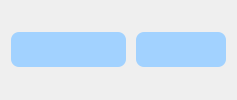
                  <widget class="QWidget" name="widget_18" native="true">
                   <layout class="QVBoxLayout" name="verticalLayout_17">
                    <property name="spacing">
                     <number>10</number>
                    </property>
                    <property name="topMargin">
                     <number>5</number>
                    </property>
                    <property name="bottomMargin">
                     <number>5</number>
                    </property>
                    <item>
                     <widget class="QWidget" name="widget_20" native="true">
                      <layout class="QHBoxLayout" name="horizontalLayout_19">
                       <property name="spacing">
                        <number>10</number>
                       </property>
                       <property name="leftMargin">
                        <number>0</number>
                       </property>
                       <property name="topMargin">
                        <number>0</number>
                       </property>
                       <property name="rightMargin">
                        <number>0</number>
                       </property>
                       <property name="bottomMargin">
                        <number>0</number>
                       </property>
                       <item>
                        <widget class="QComboBox" name="filterAcademicYearDB">
                         <property name="minimumSize">
                          <size>
                           <width>115</width>
                           <height>35</height>
                          </size>
                         </property>
                         <property name="styleSheet">
                          <string notr="true">#filterAcademicYearDB{
border-radius: 8px;
font-size: 16px;
padding-left: 10px;
border: 0px solid rgb(99, 99, 99);
background-color: #a2d2ff
}

#filterAcademicYearDB:hover{
	background-color: rgb(206, 206, 206);
}

#filterAcademicYearDB::down-arrow {
    image: url(:/UI/icons/chevron-down.svg);
    width: 14px;
    height: 14px;
}

#filterAcademicYearDB::drop-down {
	border: 0px;
    subcontrol-origin: padding;
    subcontrol-position: top right;
    width: 20px; /* chiều rộng của nút mũi tên */
	padding-right: 2px;
}</string>
                         </property>
                        </widget>
                       </item>
                       <item>
                        <widget class="QComboBox" name="filterSemesterDB">
                         <property name="minimumSize">
                          <size>
                           <width>0</width>
                           <height>35</height>
                          </size>
                         </property>
                         <property name="styleSheet">
                          <string notr="true">#filterSemesterDB{
border-radius: 8px;
font-size: 16px;
padding-left: 10px;
border: 0px solid rgb(99, 99, 99);
background-color: #a2d2ff
}

#filterSemesterDB:hover{
	background-color: rgb(206, 206, 206);
}

#filterSemesterDB::down-arrow {
    image: url(:/UI/icons/chevron-down.svg);
    width: 14px;
    height: 14px;
}

#filterSemesterDB::drop-down {
	border: 0px;
    subcontrol-origin: padding;
    subcontrol-position: top right;
    width: 20px; /* chiều rộng của nút mũi tên */
	padding-right: 2px;
}</string>
                         </property>
                        </widget>
                       </item>
                      </layout>
                     </widget>
                    </item>
                   </layout>
                  </widget>
